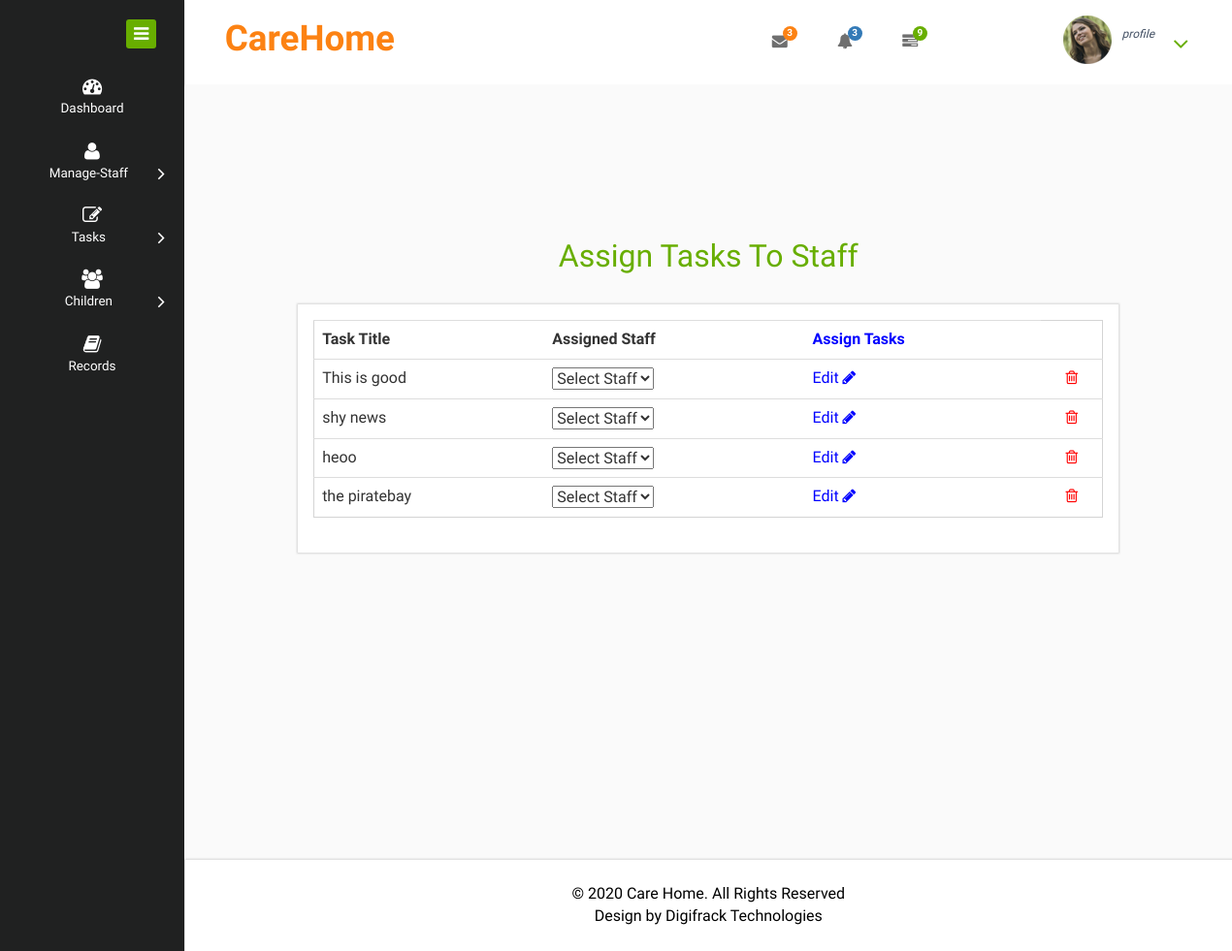
The app's page /task/assign/list with its own data.
### workbook/models.py (models this page shows, shortened)
class StaffTask(models.Model):
    title = models.CharField(max_length=100)
    staff = models.ForeignKey(Account, on_delete=models.CASCADE, null=True, blank=True)
    description = models.TextField()
    completed = models.BooleanField(default=False)
    when = models.DateTimeField(auto_now_add=True)

### accounts/models.py (models this page shows, shortened)
class Account(models.Model):
    STAFF = 0
    SENIOR_STAFF = 1
    MANAGER = 2
    USER_TYPE = enumerate(('Staff', 'Senior Staff', 'Manager'))
    user = models.ForeignKey(User, on_delete=models.CASCADE)
    user_type = models.PositiveIntegerField(choices=USER_TYPE, default=STAFF)
    first_name = models.CharField(max_length=50)
    last_name = models.CharField(max_length=50)
    phone = models.CharField(max_length=20)
    email = models.EmailField()
    active = models.BooleanField(default=True)
    when = models.DateTimeField(auto_now_add=True)
    def __str__(self):
        return self.first_name

### workbook/views.py (the view)
# urls.py: path("assign/list", views.assign_task_list, name="assign_task_list"),
def assign_task_list(request):
    form = AssignTaskForm()
    tasks = StaffTask.objects.filter(completed=False)
    context = {"tasks": tasks, "form": form}
    return render(request, "task/assign_task_list.html", context)

### workbook/forms.py
class AssignTaskForm(forms.ModelForm):
    accounts = Account.objects.filter(user_type=Account.STAFF)
    staff = forms.ModelChoiceField(queryset=accounts, required=False, empty_label='Select Staff')
    class Meta:
        model = StaffTask
        fields = ['staff']

### templates/task/assign_task_list.html (shortened to what this page needs)
{% extends "base/base.html" %}
{% load staticfiles %}
{% block side_menu %}
{% include 'base/side_menu/manager_side_menu.html' %}
{% endblock side_menu %}
{% block content %}
  <div class="market-updates">
    <div class="inbox">
      <h2  style="text-align:center;">Assign Tasks To Staff</h2>
      <div class="col-md-10 col-sm-offset-1 mailbox-content  tab-content tab-content-in">
        <div class="tab-pane active text-style" id="tab1">
          <div class="mailbox-border">
            <table class="table tab-border">
              <tbody>
                <tr class="unread checked">
                <th class="hidden-xs">
                Task Title
                </th>
                <th>
                  Assigned Staff
                </th>
                <th style="color:blue">
                  Assign Tasks
                </th>
                </tr>
                {% for task in tasks %}
                <tr class="read checked">
                <td class="hidden-xs">
                {{ task.title }}
                </td>
                <td>
                  <select id="id_staff" name="staff">
                  {% for x, y in form.fields.staff.choices %}
                      <option value="{{ x }}"{% if form.fields.staff.value == x %} selected{% endif %}>{{ y }}</option>
                  {% endfor %}
                  </select>
                </td>
                <td>
                  <div class="">
                    <a href="{% url 'assign_task' task_id=task.id staff_id=task.id %}" style="color:blue">Edit <i class="fa fa-pencil"></i></a>
                  </div>
                </td>
                <td>
                  <div class="" style="text-align:center">
                    <a href="{% url 'edit_task' task_id=task.id %}" style="color:red"><i class="fa fa fa-trash-o"></i></a>
                  </div>
                </td>
                </tr>
                {% endfor %}
              </tbody>
            </table>
          </div>
        </div>
      </div>
    </div>
  </div>
{% endblock content %}

### records on screen
StaffTask: title "This is good", staff "Select Staff"
StaffTask: title "shy news", staff "Select Staff"
StaffTask: title "heoo", staff "Select Staff"
StaffTask: title "the piratebay", staff "Select Staff"
